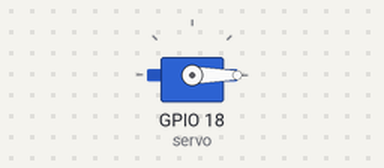
This sketch was run on a simulated ESP32. Parts: servo.

Above: at 0.05 s.
At 4.0 s:
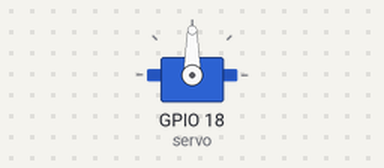
Timing chart, 0 to 5.2 s (numbered marks = the images above):
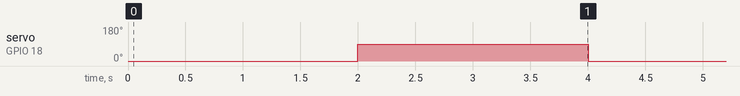

The sketch:

servo.ino
```cpp
#include <ESP32Servo.h>

Servo servo;

void setup() {
  servo.attach(18);
}

void loop() {
  servo.write(0);
  delay(2000);

  servo.write(90);
  delay(2000);
}
```

Measured:
- by itself, servo on GPIO 18 (servo): alternates 90° for 2.0 s and 0° for 2.0 s
